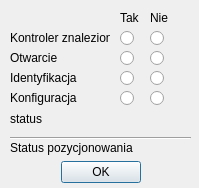
<?xml version="1.0" encoding="UTF-8"?>
<ui version="4.0">
 <class>RoletaClose</class>
 <widget class="QDialog" name="RoletaClose">
  <property name="geometry">
   <rect>
    <x>0</x>
    <y>0</y>
    <width>199</width>
    <height>188</height>
   </rect>
  </property>
  <property name="sizePolicy">
   <sizepolicy hsizetype="Fixed" vsizetype="Fixed">
    <horstretch>0</horstretch>
    <verstretch>0</verstretch>
   </sizepolicy>
  </property>
  <property name="windowTitle">
   <string>Zamykanie rolety</string>
  </property>
  <widget class="QDialogButtonBox" name="buttonBox">
   <property name="geometry">
    <rect>
     <x>10</x>
     <y>160</y>
     <width>181</width>
     <height>25</height>
    </rect>
   </property>
   <property name="orientation">
    <enum>Qt::Horizontal</enum>
   </property>
   <property name="standardButtons">
    <set>QDialogButtonBox::Ok</set>
   </property>
   <property name="centerButtons">
    <bool>true</bool>
   </property>
  </widget>
  <widget class="QLabel" name="statusK">
   <property name="geometry">
    <rect>
     <x>10</x>
     <y>110</y>
     <width>166</width>
     <height>17</height>
    </rect>
   </property>
   <property name="text">
    <string>status</string>
   </property>
  </widget>
  <widget class="QLabel" name="lFound">
   <property name="geometry">
    <rect>
     <x>10</x>
     <y>30</y>
     <width>100</width>
     <height>16</height>
    </rect>
   </property>
   <property name="text">
    <string>Kontroler znaleziony</string>
   </property>
  </widget>
  <widget class="QLabel" name="label_2">
   <property name="geometry">
    <rect>
     <x>120</x>
     <y>10</y>
     <width>20</width>
     <height>16</height>
    </rect>
   </property>
   <property name="text">
    <string>Tak</string>
   </property>
  </widget>
  <widget class="QLabel" name="label_3">
   <property name="geometry">
    <rect>
     <x>150</x>
     <y>10</y>
     <width>20</width>
     <height>16</height>
    </rect>
   </property>
   <property name="text">
    <string>Nie</string>
   </property>
  </widget>
  <widget class="QRadioButton" name="rbKontrolerFoundYes">
   <property name="geometry">
    <rect>
     <x>120</x>
     <y>30</y>
     <width>20</width>
     <height>16</height>
    </rect>
   </property>
   <property name="text">
    <string/>
   </property>
   <property name="autoExclusive">
    <bool>false</bool>
   </property>
  </widget>
  <widget class="QRadioButton" name="rbKontrolerFoundNo">
   <property name="geometry">
    <rect>
     <x>150</x>
     <y>30</y>
     <width>20</width>
     <height>16</height>
    </rect>
   </property>
   <property name="text">
    <string/>
   </property>
   <property name="autoExclusive">
    <bool>false</bool>
   </property>
  </widget>
  <widget class="QRadioButton" name="rbKontrolerIdentYes">
   <property name="geometry">
    <rect>
     <x>120</x>
     <y>70</y>
     <width>20</width>
     <height>16</height>
    </rect>
   </property>
   <property name="text">
    <string/>
   </property>
   <property name="autoExclusive">
    <bool>false</bool>
   </property>
  </widget>
  <widget class="QRadioButton" name="rbKontrolerIdentNo">
   <property name="geometry">
    <rect>
     <x>150</x>
     <y>70</y>
     <width>20</width>
     <height>16</height>
    </rect>
   </property>
   <property name="text">
    <string/>
   </property>
   <property name="autoExclusive">
    <bool>false</bool>
   </property>
  </widget>
  <widget class="QLabel" name="lIdent">
   <property name="geometry">
    <rect>
     <x>10</x>
     <y>70</y>
     <width>100</width>
     <height>16</height>
    </rect>
   </property>
   <property name="text">
    <string>Identyfikacja</string>
   </property>
  </widget>
  <widget class="QRadioButton" name="rbKontrolerKonfYes">
   <property name="geometry">
    <rect>
     <x>120</x>
     <y>90</y>
     <width>20</width>
     <height>16</height>
    </rect>
   </property>
   <property name="text">
    <string/>
   </property>
   <property name="autoExclusive">
    <bool>false</bool>
   </property>
  </widget>
  <widget class="QRadioButton" name="rbKontrolerKonfNo">
   <property name="geometry">
    <rect>
     <x>150</x>
     <y>90</y>
     <width>20</width>
     <height>16</height>
    </rect>
   </property>
   <property name="text">
    <string/>
   </property>
   <property name="autoExclusive">
    <bool>false</bool>
   </property>
  </widget>
  <widget class="QLabel" name="lKonfiguracja">
   <property name="geometry">
    <rect>
     <x>10</x>
     <y>90</y>
     <width>100</width>
     <height>16</height>
    </rect>
   </property>
   <property name="text">
    <string>Konfiguracja</string>
   </property>
  </widget>
  <widget class="QLabel" name="lOpen">
   <property name="geometry">
    <rect>
     <x>10</x>
     <y>50</y>
     <width>71</width>
     <height>16</height>
    </rect>
   </property>
   <property name="text">
    <string>Otwarcie</string>
   </property>
  </widget>
  <widget class="QRadioButton" name="rbKontrolerOpenYes">
   <property name="geometry">
    <rect>
     <x>120</x>
     <y>50</y>
     <width>20</width>
     <height>16</height>
    </rect>
   </property>
   <property name="text">
    <string/>
   </property>
   <property name="autoExclusive">
    <bool>false</bool>
   </property>
  </widget>
  <widget class="QRadioButton" name="rbKontrolerOpenNo">
   <property name="geometry">
    <rect>
     <x>150</x>
     <y>50</y>
     <width>20</width>
     <height>16</height>
    </rect>
   </property>
   <property name="text">
    <string/>
   </property>
   <property name="autoExclusive">
    <bool>false</bool>
   </property>
  </widget>
  <widget class="QLabel" name="status">
   <property name="geometry">
    <rect>
     <x>10</x>
     <y>140</y>
     <width>181</width>
     <height>16</height>
    </rect>
   </property>
   <property name="text">
    <string>Status pozycjonowania</string>
   </property>
  </widget>
  <widget class="Line" name="line_2">
   <property name="geometry">
    <rect>
     <x>10</x>
     <y>130</y>
     <width>181</width>
     <height>16</height>
    </rect>
   </property>
   <property name="orientation">
    <enum>Qt::Horizontal</enum>
   </property>
  </widget>
 </widget>
 <resources/>
 <connections>
  <connection>
   <sender>buttonBox</sender>
   <signal>accepted()</signal>
   <receiver>RoletaClose</receiver>
   <slot>accept()</slot>
   <hints>
    <hint type="sourcelabel">
     <x>248</x>
     <y>254</y>
    </hint>
    <hint type="destinationlabel">
     <x>157</x>
     <y>274</y>
    </hint>
   </hints>
  </connection>
  <connection>
   <sender>buttonBox</sender>
   <signal>rejected()</signal>
   <receiver>RoletaClose</receiver>
   <slot>reject()</slot>
   <hints>
    <hint type="sourcelabel">
     <x>316</x>
     <y>260</y>
    </hint>
    <hint type="destinationlabel">
     <x>286</x>
     <y>274</y>
    </hint>
   </hints>
  </connection>
 </connections>
</ui>
